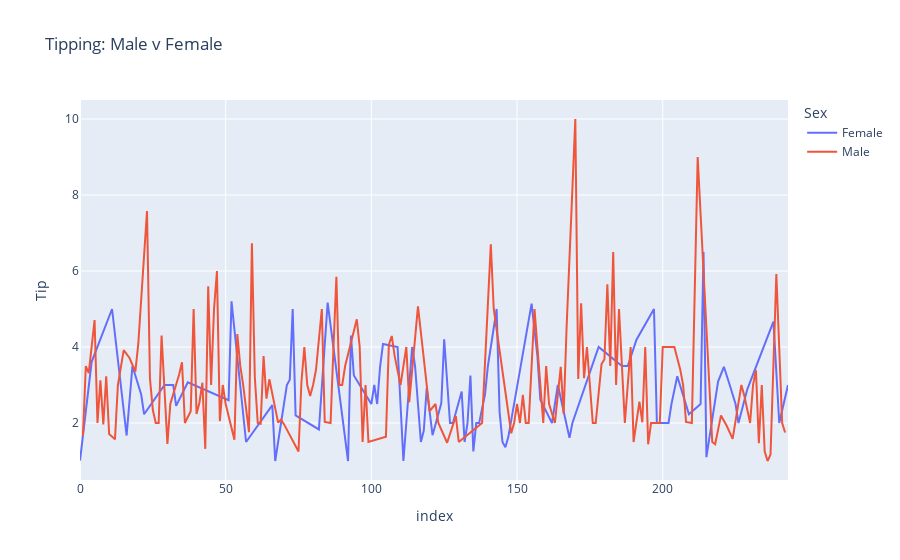

The notebook cell saved with this chart:
### Code cell
figure = px.line(data_frame, y='tip', labels={'tip':'Tip', 'sex':'Sex'}, title="Tipping: Male v Female", color='sex')

figure.show()

### Figure 1 — Plotly figure (JSON) as saved in the notebook; plotly's stock layout.template omitted (floating-point values rounded to 4 significant figures; data arrays with more than 128 entries replaced by an {"elided": "..."} marker saying what was removed)
{"data": [{"hovertemplate": "Sex=Female<br>index=%{x}<br>Tip=%{y}<extra></extra>", "legendgroup": "Female", "line": {"color": "#636efa", "dash": "solid"}, "marker": {"symbol": "circle"}, "mode": "lines", "name": "Female", "orientation": "v", "showlegend": true, "type": "scatter", "x": [0, 4, 11, 14, 16, 18, 21, 22, 29, 32, 33, 37, 51, 52, 57, 66, 67, 71, 72, 73, 74, 82, 85, 92, 93, 94, 100, 101, 102, 103, 104, 109, 111, 114, 115, 117, 118, 119, 121, 124, 125, 127, 128, 131, 132, 133, 134, 135, 136, 137, 139, 140, 143, 144, 145, 146, 147, 155, 157, 158, 162, 164, 168, 169, 178, 186, 188, 191, 197, 198, 201, 202, 203, 205, 209, 213, 214, 215, 219, 221, 223, 225, 226, 229, 238, 240, 243], "xaxis": "x", "y": [1.01, 3.61, 5, 3.02, 1.67, 3.5, 2.75, 2.23, 3, 3, 2.45, 3.07, 2.6, 5.2, 1.5, 2.47, 1, 3, 3.14, 5, 2.2, 1.83, 5.17, 1, 4.3, 3.25, 2.5, 3, 2.5, 3.48, 4.08, 4, 1, 4, 3.5, 1.5, 1.8, 2.92, 1.68, 2.52, 4.2, 2, 2, 2.83, 1.5, 2, 3.25, 1.25, 2, 2, 2.75, 3.5, 5, 2.3, 1.5, 1.36, 1.63, 5.14, 3.75, 2.61, 2, 3, 1.61, 2, 4, 3.5, 3.5, 4.19, 5, 2, 2.01, 2, 2.5, 3.23, 2.23, 2.5, 6.5, 1.1, 3.09, 3.48, 3, 2.5, 2, 2.88, 4.67, 2, 3], "yaxis": "y"}, {"hovertemplate": "Sex=Male<br>index=%{x}<br>Tip=%{y}<extra></extra>", "legendgroup": "Male", "line": {"color": "#EF553B", "dash": "solid"}, "marker": {"symbol": "circle"}, "mode": "lines", "name": "Male", "orientation": "v", "showlegend": true, "type": "scatter", "x": {"elided": "157 int values"}, "xaxis": "x", "y": {"elided": "157 float values"}, "yaxis": "y"}], "layout": {"legend": {"title": {"text": "Sex"}, "tracegroupgap": 0}, "title": {"text": "Tipping: Male v Female"}, "xaxis": {"anchor": "y", "domain": [0, 1], "title": {"text": "index"}}, "yaxis": {"anchor": "x", "domain": [0, 1], "title": {"text": "Tip"}}}}
